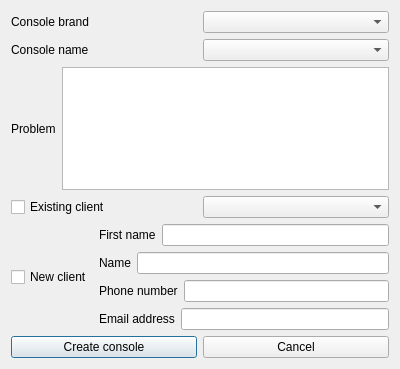
<?xml version="1.0" encoding="UTF-8"?>
<ui version="4.0">
 <class>AddConsole</class>
 <widget class="QDialog" name="AddConsole">
  <property name="geometry">
   <rect>
    <x>0</x>
    <y>0</y>
    <width>400</width>
    <height>369</height>
   </rect>
  </property>
  <property name="windowTitle">
   <string>AddConsole</string>
  </property>
  <layout class="QHBoxLayout" name="horizontalLayout">
   <item>
    <layout class="QVBoxLayout" name="verticalLayout">
     <item>
      <layout class="QHBoxLayout" name="brandLayout">
       <item>
        <widget class="QLabel" name="label">
         <property name="text">
          <string>Console brand</string>
         </property>
        </widget>
       </item>
       <item>
        <widget class="QComboBox" name="brandComboBox"/>
       </item>
      </layout>
     </item>
     <item>
      <layout class="QHBoxLayout" name="horizontalLayout_3">
       <item>
        <widget class="QLabel" name="label_2">
         <property name="text">
          <string>Console name</string>
         </property>
        </widget>
       </item>
       <item>
        <widget class="QComboBox" name="consoleNameComboBox"/>
       </item>
      </layout>
     </item>
     <item>
      <layout class="QHBoxLayout" name="horizontalLayout_4">
       <item>
        <widget class="QLabel" name="label_3">
         <property name="text">
          <string>Problem</string>
         </property>
        </widget>
       </item>
       <item>
        <widget class="QPlainTextEdit" name="consoleProblemText"/>
       </item>
      </layout>
     </item>
     <item>
      <layout class="QHBoxLayout" name="clientHorizontalLayout">
       <item>
        <widget class="QCheckBox" name="existingClientCheckBox">
         <property name="text">
          <string>Existing client</string>
         </property>
        </widget>
       </item>
       <item>
        <widget class="QComboBox" name="clientComboBox"/>
       </item>
      </layout>
     </item>
     <item>
      <layout class="QHBoxLayout" name="horizontalLayout_6">
       <item>
        <widget class="QCheckBox" name="newClientCheckBox">
         <property name="text">
          <string>New client</string>
         </property>
        </widget>
       </item>
       <item>
        <layout class="QVBoxLayout" name="newClientVerticalLayout">
         <item>
          <layout class="QHBoxLayout" name="firstNameHorizontalLayout">
           <item>
            <widget class="QLabel" name="firstName">
             <property name="text">
              <string>First name</string>
             </property>
            </widget>
           </item>
           <item>
            <widget class="QLineEdit" name="firstNameLine"/>
           </item>
          </layout>
         </item>
         <item>
          <layout class="QHBoxLayout" name="nameHorizontalLayout">
           <item>
            <widget class="QLabel" name="name">
             <property name="text">
              <string>Name</string>
             </property>
            </widget>
           </item>
           <item>
            <widget class="QLineEdit" name="nameLine"/>
           </item>
          </layout>
         </item>
         <item>
          <layout class="QHBoxLayout" name="phoneHorizontalLayout">
           <item>
            <widget class="QLabel" name="phone">
             <property name="text">
              <string>Phone number</string>
             </property>
            </widget>
           </item>
           <item>
            <widget class="QLineEdit" name="phoneLine"/>
           </item>
          </layout>
         </item>
         <item>
          <layout class="QHBoxLayout" name="emailHorizontalLayout">
           <item>
            <widget class="QLabel" name="email">
             <property name="text">
              <string>Email address</string>
             </property>
            </widget>
           </item>
           <item>
            <widget class="QLineEdit" name="emailLine"/>
           </item>
          </layout>
         </item>
        </layout>
       </item>
      </layout>
     </item>
     <item>
      <layout class="QHBoxLayout" name="horizontalLayout_12">
       <item>
        <layout class="QHBoxLayout" name="horizontalLayout_13">
         <item>
          <widget class="QPushButton" name="createConsoleButton">
           <property name="text">
            <string>Create console</string>
           </property>
          </widget>
         </item>
         <item>
          <widget class="QPushButton" name="cancelButton">
           <property name="text">
            <string>Cancel</string>
           </property>
          </widget>
         </item>
        </layout>
       </item>
      </layout>
     </item>
    </layout>
   </item>
  </layout>
 </widget>
 <layoutdefault spacing="6" margin="11"/>
 <resources/>
 <connections/>
</ui>
